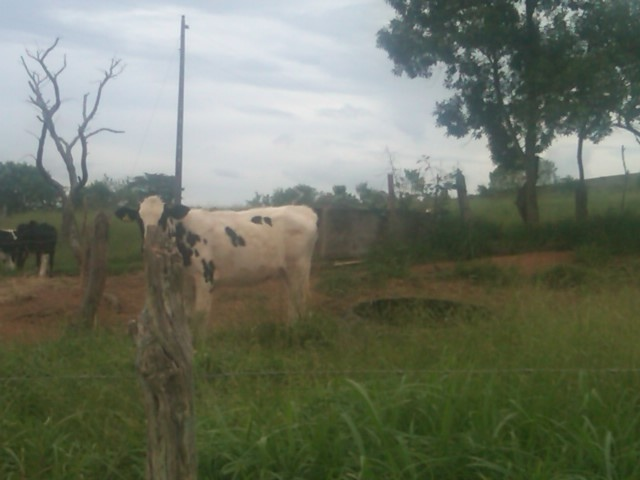
#> input picture data/brasil_dataset_v2/images/wc_10003479.jpg, 640 x 480 px
$ python -i iluminacao.py   (imports and definitions only)
#> lines starting #> are read from the running program, lines starting #| are printed output that depends on the picture
#> further down, picture is the input picture: shape (480, 640, 3); mean B, G, R 97.9, 114.9, 109
"""Quatro exposicoes locais, sem gerar detalhes novos ou alterar coordenadas."""
import cv2
import numpy as np
from recuperacao_multiescala import sobreposicoes

VERSAO=1


def variantes(imagem):
    if imagem.dtype!=np.uint8 or imagem.ndim!=3 or imagem.shape[2]!=3:
        raise ValueError('Imagem BGR uint8 esperada')
    lab=cv2.cvtColor(imagem,cv2.COLOR_BGR2LAB)
#> lab: shape (480, 640, 3); mean of channels 0, 1, 2 118.7, 122.6, 137.5
    l,a,b=cv2.split(lab)
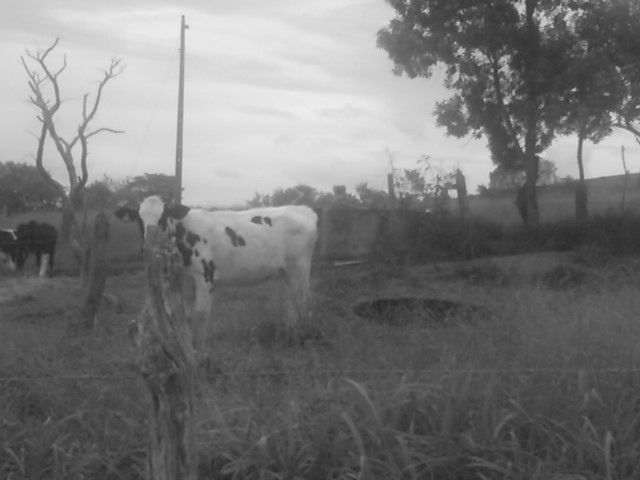
#> l: shape (480, 640); min 38, max 238, mean 118.7
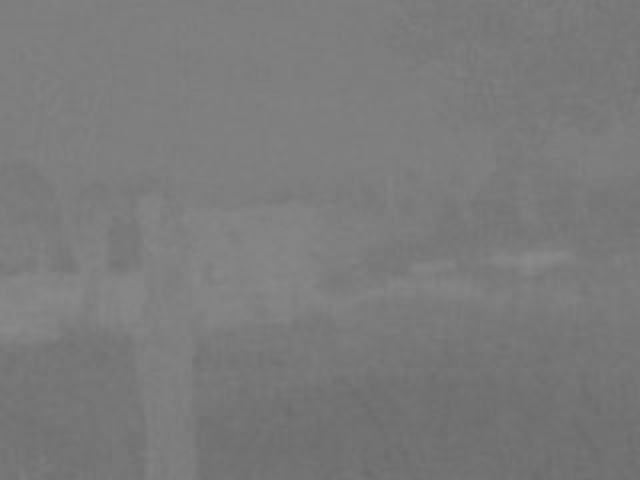
#> a: shape (480, 640); min 106, max 139, mean 122.6
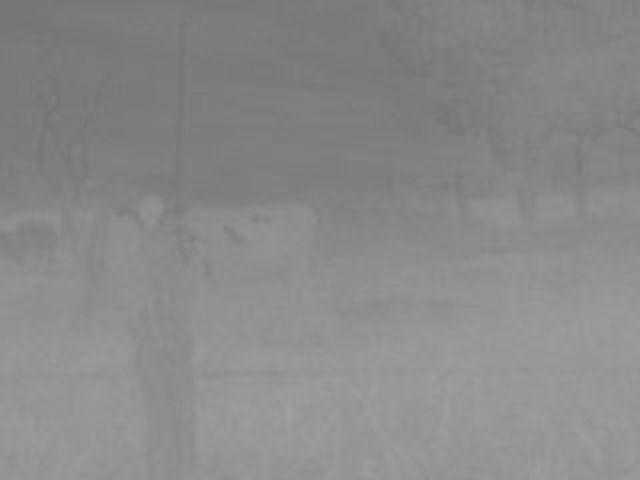
#> b: shape (480, 640); min 116, max 161, mean 137.5
    l=cv2.createCLAHE(clipLimit=2.,tileGridSize=(8,8)).apply(l)
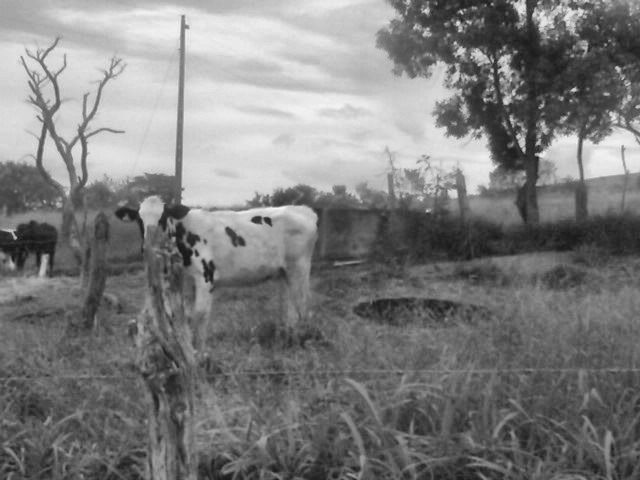
#> l: shape (480, 640); min 21, max 244, mean 124.9
    out={'original':imagem,'contraste_local':cv2.cvtColor(cv2.merge([l,a,b]),cv2.COLOR_LAB2BGR)}
    for nome,gamma in [('sombras_claras',.7),('luzes_reduzidas',1.4)]:
        lut=np.rint((np.arange(256)/255.)**gamma*255).astype(np.uint8)
        out[nome]=cv2.LUT(imagem,lut)
#> after the loop, out = 4 items
    return out


def detectar_passagens(modelo,imagem,imgsz=1024,iou=.5,classes=None,augment=False):
    from contagem import detectar_inteira
    return {nome:detectar_inteira(modelo,im,imgsz=imgsz,conf_min=.05,iou_nms=iou,
        classes=classes,augment=augment) for nome,im in variantes(imagem).items()}


def combinar(passagens,conf=.3,iou=.5,suporte_min=2):
    if 'original' not in passagens or not 0<=conf<=1 or suporte_min<2:
        raise ValueError('Parametros invalidos')
    valid={}
    for nome,(boxes,scores) in passagens.items():
        b=np.asarray(boxes,float).reshape(-1,4);s=np.asarray(scores,float)
        if s.shape!=(len(b),) or not np.isfinite(b).all() or not np.isfinite(s).all() or (b[:,2:]<=b[:,:2]).any():
            raise ValueError('Propostas invalidas')
        keep=s>=conf;valid[nome]=(b[keep],s[keep])
    base,bs=valid['original'];kept=base.tolist();ks=bs.tolist();audit=[]
    candidates=[(float(s[i]),nome,i,b[i]) for nome,(b,s) in valid.items() if nome!='original' for i in range(len(b))]
    candidates.sort(key=lambda v:(-v[0],v[1],v[2]))
    for score,nome,idx,box in candidates:
        overlaps,_=sobreposicoes(box,kept)
        if (overlaps>=iou).any():continue
        votes=[]
        for other,(ob,_) in valid.items():
            agreement,_=sobreposicoes(box,ob)
            if (agreement>=.45).any():votes.append(other)
        if len(votes)<suporte_min:continue
        kept.append(box.tolist());ks.append(score);audit.append(dict(caixa=box.tolist(),score=score,passagens=votes))
    return np.asarray(kept,float).reshape(-1,4),np.asarray(ks,float),audit

>>> import cv2
>>> picture = cv2.imread('data/brasil_dataset_v2/images/wc_10003479.jpg')
>>> result = variantes(picture)
#> result = 4 items

$ run again, on data/brasil_dataset_v2/images/wc_120934387.jpg
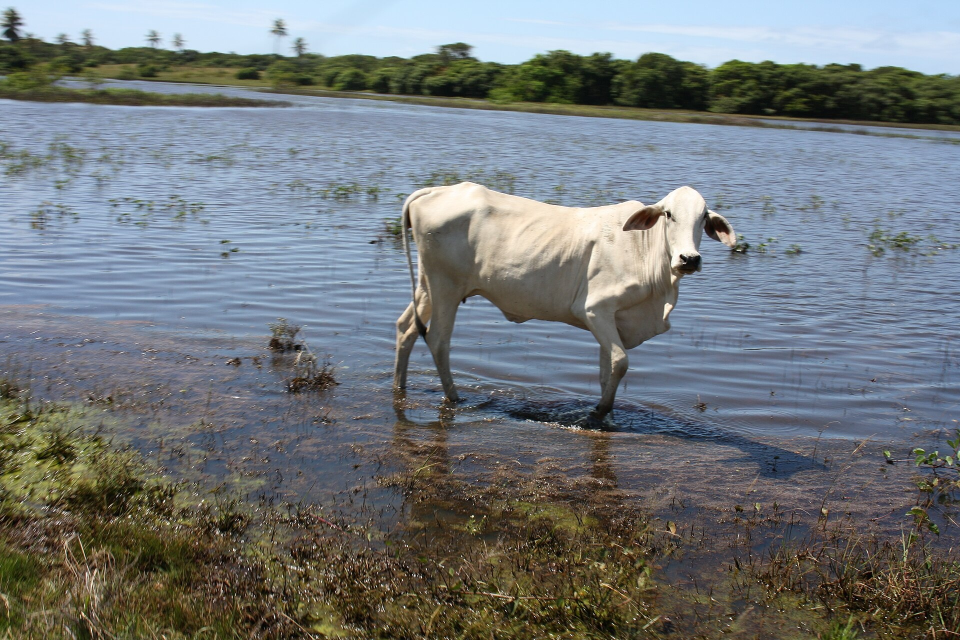
#> input picture data/brasil_dataset_v2/images/wc_120934387.jpg, 1920 x 1280 px (shown at 1/2 size)
#> picture is the input picture: shape (1280, 1920, 3); mean B, G, R 121.5, 119.3, 114.1
#> lab: shape (1280, 1920, 3); mean of channels 0, 1, 2 125.1, 127.5, 126.8
#> in variantes, `l,a,b=cv2.split(lab)`:
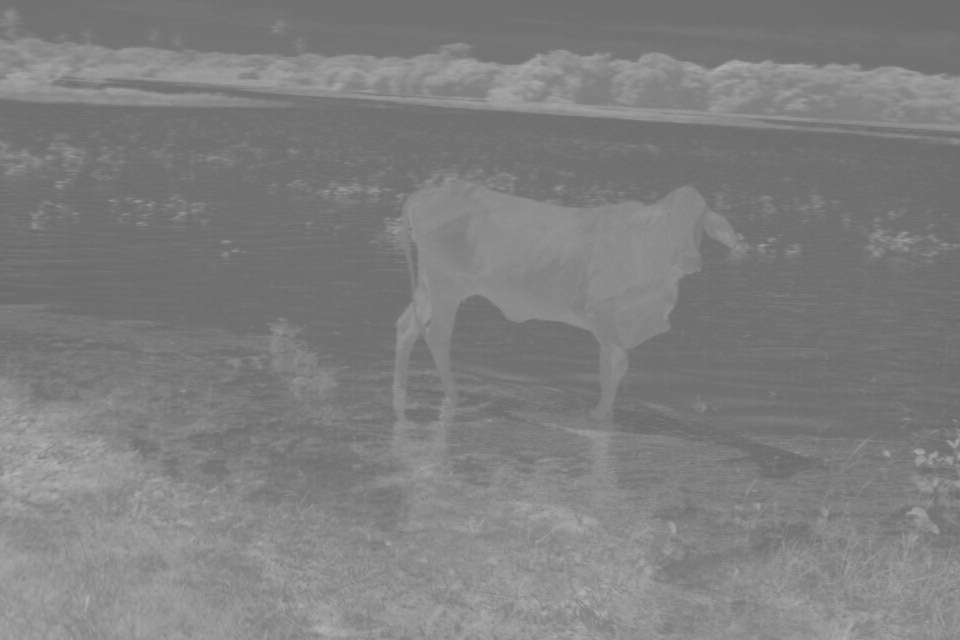
#> b: shape (1280, 1920) (shown at 1/2 size); min 102, max 177, mean 126.8
#> in variantes, `l=cv2.createCLAHE(clipLimit=2.,tileGridSize=(8,8)).apply(l)`:
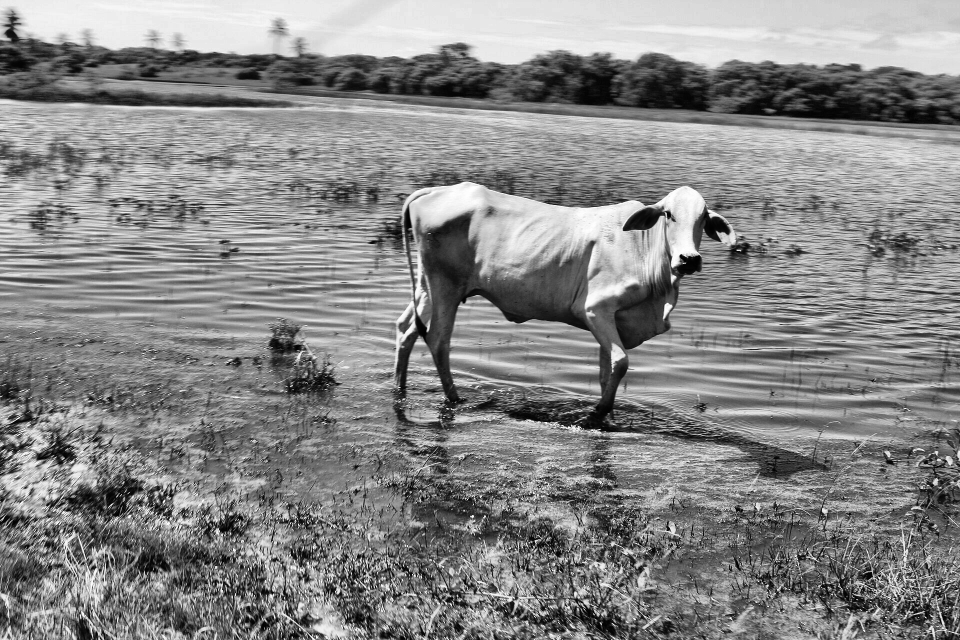
#> l: shape (1280, 1920) (shown at 1/2 size); min 0, max 255, mean 135
#> after the loop in variantes, `for nome,gamma in [('sombras_claras',.7),('luzes_reduzidas',1.4)]:`: out = 4 items

$ run again, on data/brasil_dataset_v2/images/wc_120934388.jpg
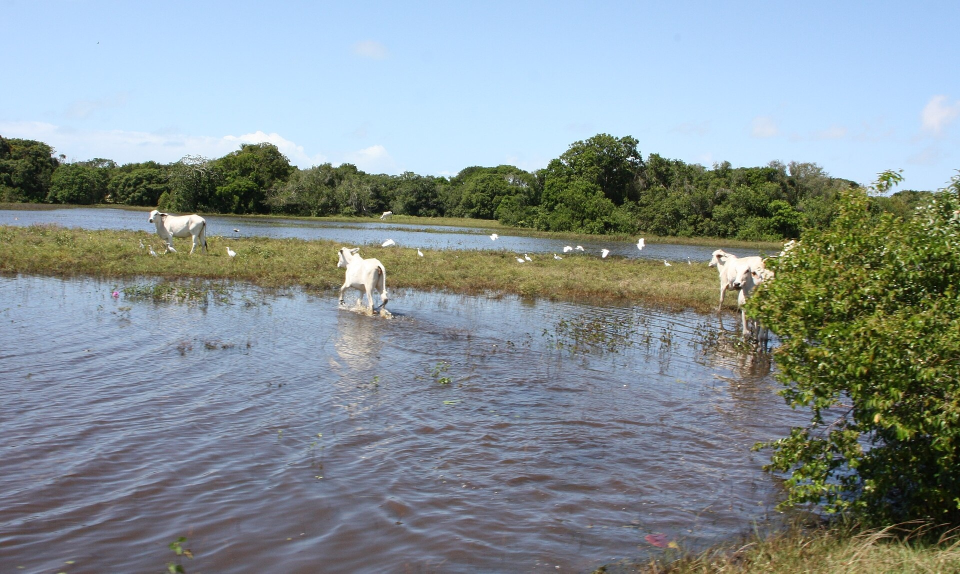
#> input picture data/brasil_dataset_v2/images/wc_120934388.jpg, 1920 x 1147 px (shown at 1/2 size)
#> picture is the input picture: shape (1147, 1920, 3); mean B, G, R 148.5, 145.3, 133.6
#> lab: shape (1147, 1920, 3); mean of channels 0, 1, 2 149.9, 125.4, 125.7
#> in variantes, `l,a,b=cv2.split(lab)`:
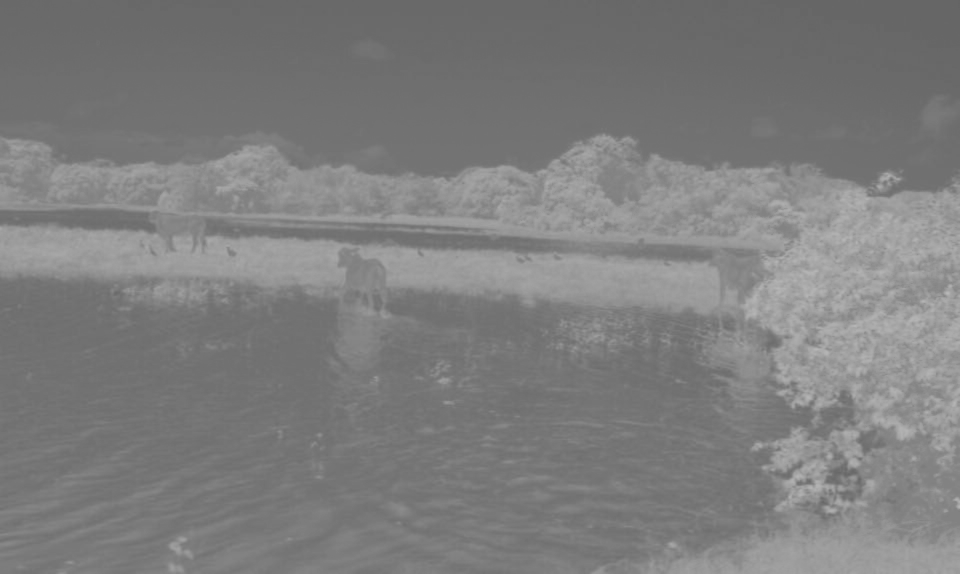
#> b: shape (1147, 1920) (shown at 1/2 size); min 100, max 185, mean 125.7
#> in variantes, `l=cv2.createCLAHE(clipLimit=2.,tileGridSize=(8,8)).apply(l)`:
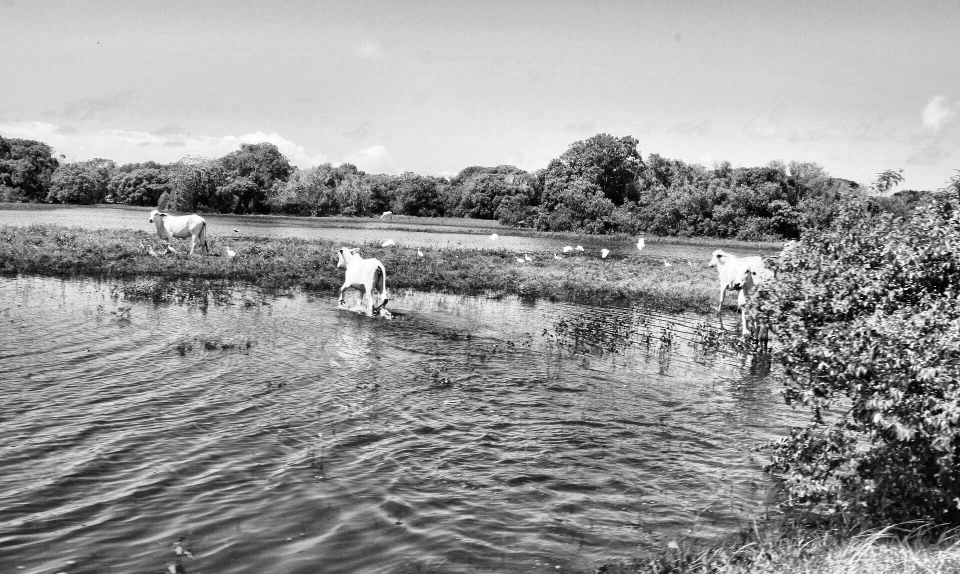
#> l: shape (1147, 1920) (shown at 1/2 size); min 0, max 255, mean 150.8
#> after the loop in variantes, `for nome,gamma in [('sombras_claras',.7),('luzes_reduzidas',1.4)]:`: out = 4 items

$ run again, on data/brasil_dataset_v2/images/wc_12152984.jpg
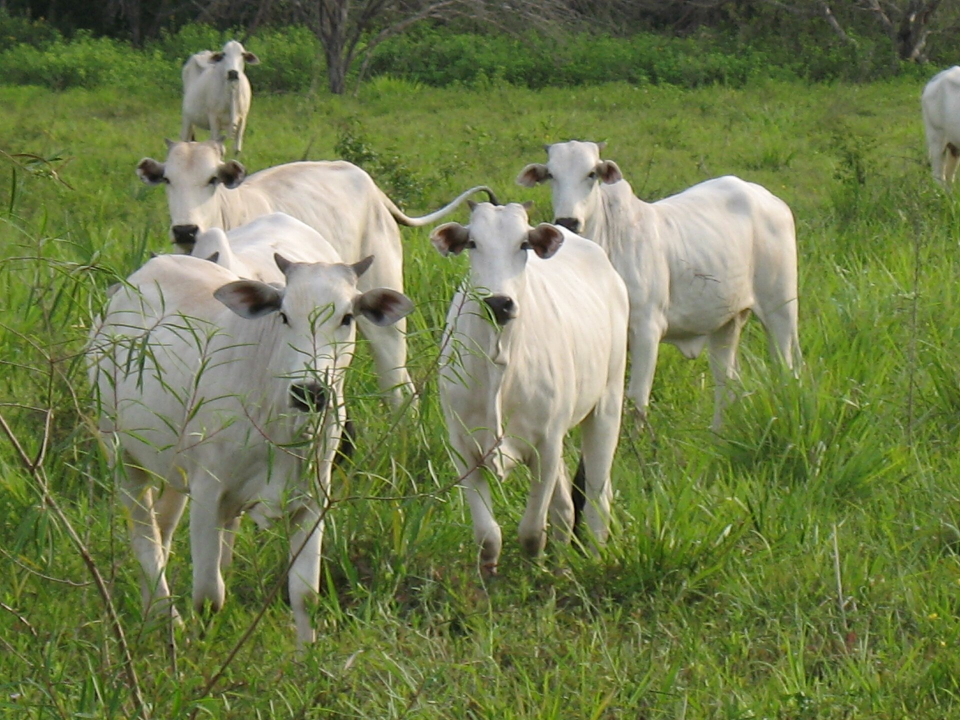
#> input picture data/brasil_dataset_v2/images/wc_12152984.jpg, 1920 x 1440 px (shown at 1/2 size)
#> picture is the input picture: shape (1440, 1920, 3); mean B, G, R 75.1, 123, 111.2
#> lab: shape (1440, 1920, 3); mean of channels 0, 1, 2 125.7, 115.6, 152.5
#> in variantes, `l,a,b=cv2.split(lab)`:
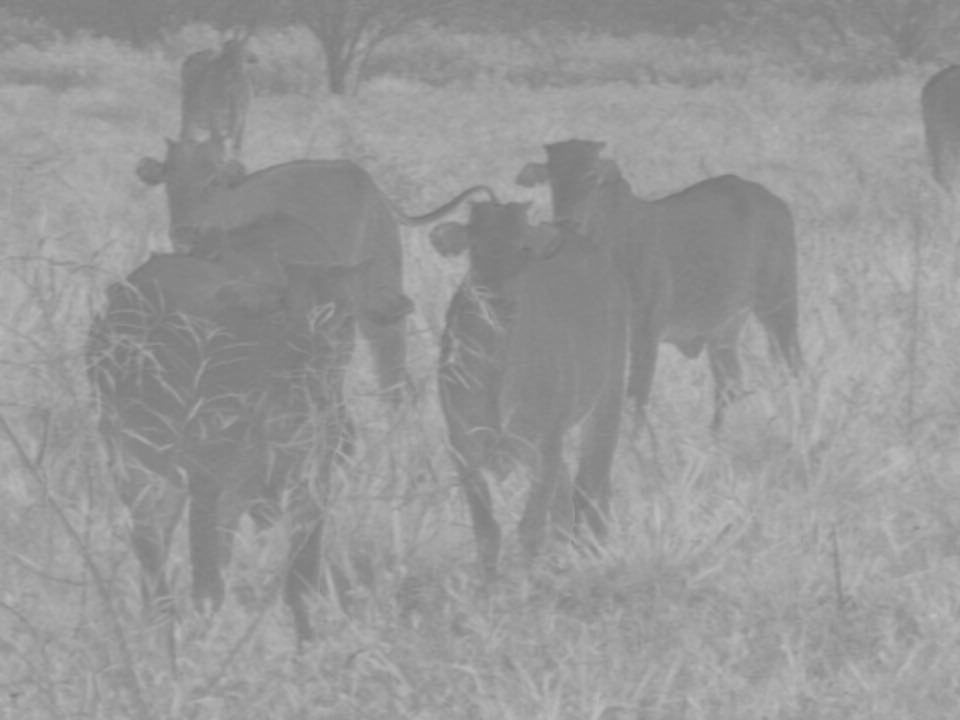
#> b: shape (1440, 1920) (shown at 1/2 size); min 117, max 191, mean 152.5
#> in variantes, `l=cv2.createCLAHE(clipLimit=2.,tileGridSize=(8,8)).apply(l)`:
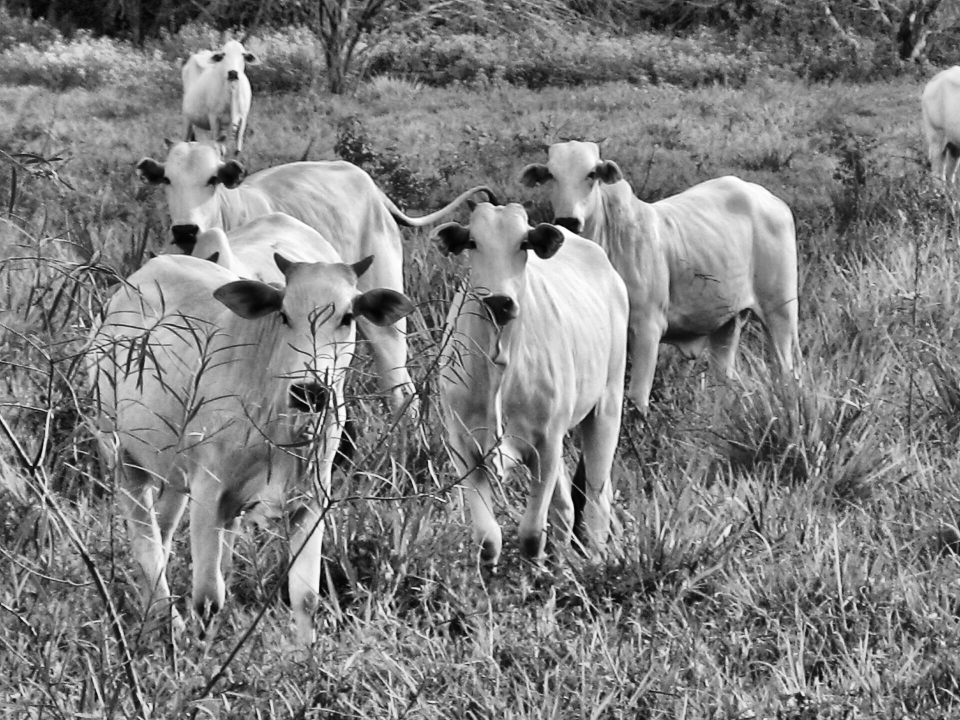
#> l: shape (1440, 1920) (shown at 1/2 size); min 0, max 255, mean 127.3
#> after the loop in variantes, `for nome,gamma in [('sombras_claras',.7),('luzes_reduzidas',1.4)]:`: out = 4 items
